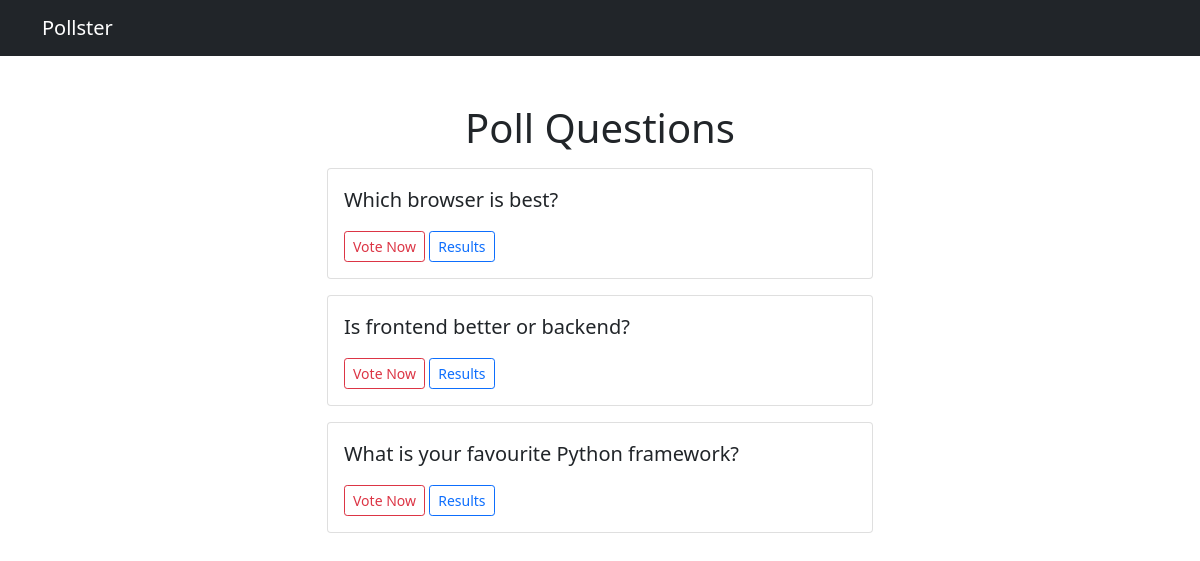
Screenshot of /polls/ with the database file from the repository.
### polls/views.py (the view)
# urls.py: path('', views.index, name="index"),
def index(request):
	latest_question_list = Question.objects.order_by('-pub_date')[:5]
	context = {'latest_question_list' : latest_question_list}
	return render(request, 'polls/index.html', context)

### templates/polls/index.html
{% extends 'base.html' %}
{% block content %}
    <h1 class="text-center mb-3">Poll Questions</h1>
    {% if latest_question_list %}
        {% for question in latest_question_list %}
            <div class="card mb-3">
                <div class="card-body">
                    <p class="lead">{{ question.question_text }}</p>
                    <a href="{% url 'polls:detail' question.id %}" class="btn btn-outline-danger btn-sm">Vote Now</a>
                    <a href="{% url 'polls:results' question.id %}" class="btn btn-outline-primary btn-sm">Results</a>
                </div>
            </div>
        {% endfor %}
    {% else %}
    <p>No Polls Available!</p>
    {% endif %}
{% endblock %}

### rows the page displays
Question: question_text "Which browser is best?"
Question: question_text "Is frontend better or backend?"
Question: question_text "What is your favourite Python framework?"
